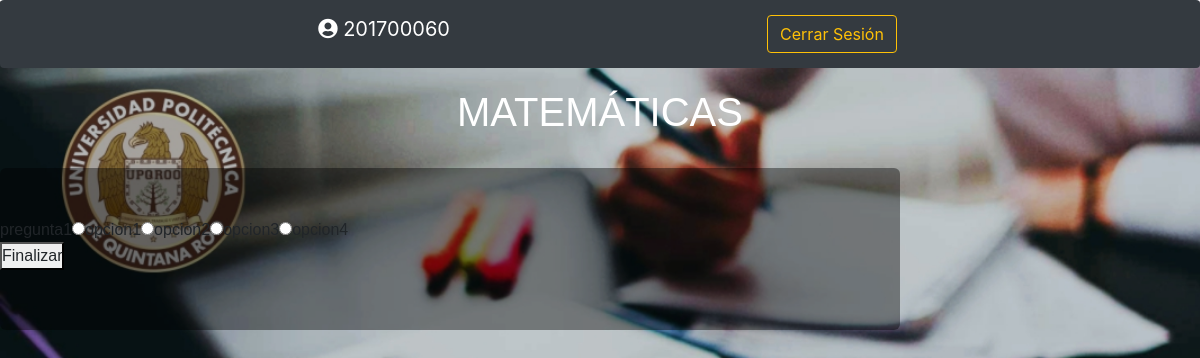
The page /Alumno/Evaluacion.php?id=1 (signed in) on the database as committed earlier.
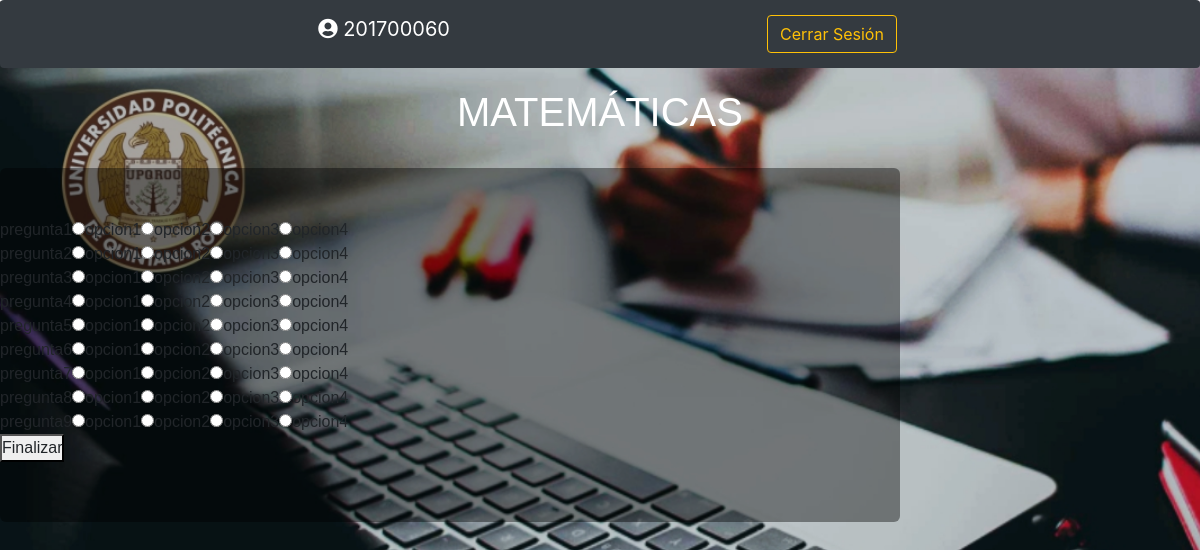
The same page on the database as committed later.
### tables this page shows
CREATE TABLE `preguntas` (
  `id_pregunta` int(10) NOT NULL,
  `pregunta` text,
  `imagenPregunta` text,
  `opcion1` text,
  `imagenOpcion1` text,
  `opcion2` text,
  `imagenOpcion2` text,
  `opcion3` text,
  `imagenOpcion3` text,
  `opcion4` text,
  `imagenOpcion4` text,
  `respuesta` text NOT NULL,
  `asignatura_idasignatura` int(11) NOT NULL
);

### Alumno/Evaluacion.php (the view, shortened to what this page needs)
<!DOCTYPE html>
<html lang="en">
<head>
	<link href="../css/bootstrap.min.css" rel="stylesheet">
	<link rel="stylesheet" href="../bootstrap4/css/bootstrap.css">
    <link rel="stylesheet" href="https://use.fontawesome.com/releases/v5.4.2/css/all.css">
    <link rel="stylesheet" href="../plugins/sweetAlert2/sweetalert2.min.css">
    <link rel="stylesheet" href="../plugins/animate.css/animate.css">
    <link rel="stylesheet" type="text/css" href="../css/alumn.css">
	<link rel="stylesheet" type="text/css" href="../css/tools.css">
	<link rel="stylesheet" type="text/css" href="../DataTables/datatables.css">
</head>
<body>
<nav class="navbar navbar-dark bg-dark justify-content-between">
	<a class="navbar-brand" style="color: white;"> <i class="fas fa-user-circle"> </i> <?php echo $_SESSION['matricula']; ?></a>
	<input type ='button' class="btn btn-outline-warning" value = 'Cerrar Sesión' onclick="window.location='../php/cerrarSesion.php';"/>
</nav>
	<div class="principal-content">
		<div class="p-content column justify-center">
			<div class="title justify-center">
				<h1 class="h1 text-center ">MATEMÁTICAS</h1>
			</div>
			<div class="justify-center">
				<div class="black-containerQ column">
						<div class="math-question align-center justify-center">
							<div class="math-card column align-center">
								<table id="table_id" class="display">
								    <tbody>
								    	<?php
								    		$id = $_GET['id'];
								    		require('../php/conexion.php');
											$consulta = $mysqli->query("SELECT * FROM preguntas WHERE asignatura_idasignatura=".$id);
											while ($resultado = mysqli_fetch_assoc($consulta)) {
								    	?>
								        <tr>
								            <td><?php echo $resultado['pregunta'] ?></td>
								            <td><input type="radio" name="<?php echo $resultado['id_pregunta'] ?>" value="1" onclick="capturar(this);"><?php echo $resultado['opcion1'] ?></td>
								            <td><input type="radio" name="<?php echo $resultado['id_pregunta'] ?>" value="2" onclick="capturar(this);"><?php echo $resultado['opcion2'] ?></td>
								            <td><input type="radio" name="<?php echo $resultado['id_pregunta'] ?>" value="3" onclick="capturar(this);"><?php echo $resultado['opcion3'] ?></td>
								            <td><input type="radio" name="<?php echo $resultado['id_pregunta'] ?>" value="4" onclick="capturar(this);"><?php echo $resultado['opcion4'] ?></td>
								        </tr>
								        <?php } $mysqli->close();?>
								    </tbody>
								</table>
								<button type="button" id="btnFinalizar" onclick="redireccion(<?php echo $id ?>);">Finalizar</button>
							</div>
						</div>
					</div>
				</div>
			</div>
		</div>
</body>
</html>

### css/alumn.css (style rules this page uses)
body { background: url(../imagenes/Fondo-web.jpg); background-size: cover; background-repeat: no-repeat; height: 100%; background-attachment: fixed; }
.principal-content { height: 100vh; font-family: Verdana,sans-serif; }
.p-content { position: relative; }
.title { padding-bottom: 24px; }
.h1 { color: white; font-size: 40px; }
.black-containerQ { background-color: rgba(0, 0, 0, 0.4); width: 75%; border-radius: 6px; padding: 50px 0 60px 0; }

### css/tools.css (style rules this page uses)
* { padding: 0; margin: 0; }
html { font-size: 100%; }
*, *:before, *:after { box-sizing: border-box; }
body { overflow-x: hidden; font-display: fallback; }
.column { flex-direction: column; }
.justify-center { justify-content: center; }
.align-center { align-items: center; }
.text-center { text-align: center; }
div { width: 100%; }

Rows that differ between the two databases and show on the page:
added preguntas: pregunta "pregunta2", opcion1 "opcion1", opcion2 "opcion2", opcion3 "opcion3", opcion4 "opcion4"
added preguntas: pregunta "pregunta3", opcion1 "opcion1", opcion2 "opcion2", opcion3 "opcion3", opcion4 "opcion4"
added preguntas: pregunta "pregunta4", opcion1 "opcion1", opcion2 "opcion2", opcion3 "opcion3", opcion4 "opcion4"
added preguntas: pregunta "pregunta5", opcion1 "opcion1", opcion2 "opcion2", opcion3 "opcion3", opcion4 "opcion4"
added preguntas: pregunta "pregunta6", opcion1 "opcion1", opcion2 "opcion2", opcion3 "opcion3", opcion4 "opcion4"
added preguntas: pregunta "pregunta7", opcion1 "opcion1", opcion2 "opcion2", opcion3 "opcion3", opcion4 "opcion4"
added preguntas: pregunta "pregunta8", opcion1 "opcion1", opcion2 "opcion2", opcion3 "opcion3", opcion4 "opcion4"
added preguntas: pregunta "pregunta9", opcion1 "opcion1", opcion2 "opcion2", opcion3 "opcion3", opcion4 "opcion4"
